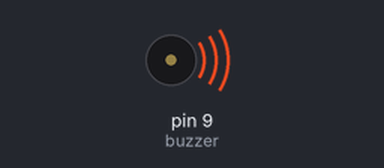
Simulated run of this sketch. Board: Arduino Uno, built with avr-gcc and run on an emulated ATmega328P. Shown: buzzer (waves = sounding).

Above: at 0.5 s.
At 4.8 s:
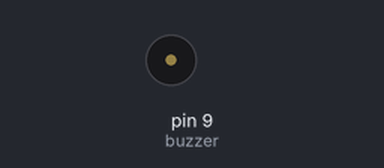
Timing chart, 0 to 6.8 s (numbered marks = the images above):
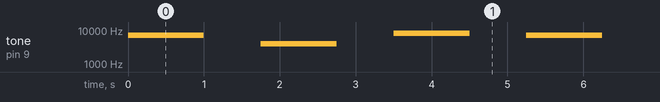

The sketch:

Les3.ino
```cpp
const int buzzer = 9;

void setup(){
  pinMode(buzzer, OUTPUT);
}

void loop(){
  tone(buzzer, 7000);
  delay(1000);
  noTone(buzzer);
  delay(750);

  tone(buzzer, 4000);
  delay(1000);
  noTone(buzzer);
  delay(750);


  tone(buzzer, 8000);
  delay(1000);
  noTone(buzzer);
  delay(750);
}
```

Measured:
- by itself, tone on pin 9 (buzzer): repeats every 5.3 s: silent 0.75 s, 4000 Hz 1.0 s, silent 0.75 s, 8000 Hz 1.0 s, silent 0.75 s, 7000 Hz 1.0 s
